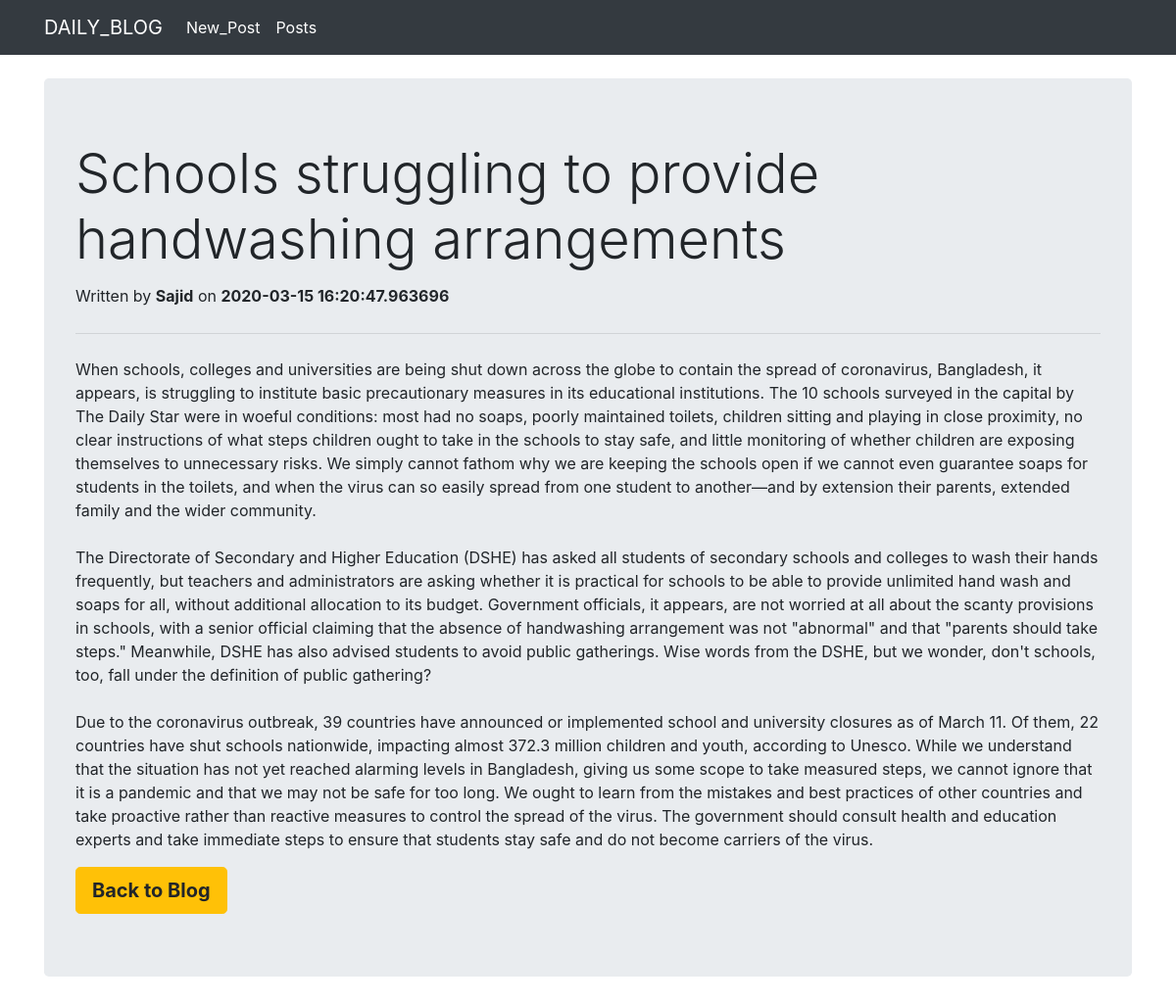
/posts/details/3, run on the app's committed database.
### app.py (models this page shows, shortened)
class BlogPost(db.Model):
    id = db.Column(db.Integer, primary_key=True)
    title = db.Column(db.String(200), nullable=False)
    content = db.Column(db.Text, nullable=False)
    author = db.Column(db.String(20), nullable=False, default='N/A')
    date_posted = db.Column(db.Integer, nullable=False, default=datetime.now)

### app.py (the view)
@app.route('/posts/details/<int:post_id>', methods=['GET'])
def details(post_id):
    detail_post = BlogPost.query.get_or_404(post_id)
    return render_template('detail.html', post=detail_post)

### templates/detail.html (shortened to what this page needs)
{% extends 'base.html' %}
{% block main_content %}
<br>
<div class="container">
    <div class="jumbotron">
        {% if post %}
        <h1 class="display-4">{{post.title}}</h1>
        <p class="lead"><small> Written by <b>{{ post.author }}</b> on <b>{{ post.date_posted }}</b></small></p>
        <hr class="my-4">
        <p style="white-space:pre-wrap;">{{post.content}}</p>
        <a class="btn btn-warning btn-lg" href="{{url_for('index')}}" role="button"><b>Back to Blog</b></a>
        {% endif %}
    </div>
{% endblock %}

### data on the page
BlogPost: title "Schools struggling to provide handwashing arrangements", author "Sajid", date_posted "2020-03-15 16:20:47.963696", content "When schools, colleges and universities are being shut down across the globe to contain the spread of coronavirus, Bangladesh, it appears, is struggling to institute basic precautionary measures in its educational institutions. The 10 schools surveyed in the capital by The Daily Star were in woeful conditions: most had no soaps, poorly maintained toilets, children sitting and playing in close proximity, no clear instructions of what steps children ought to take in the schools to stay safe, and little monitoring of whether children are exposing themselves to unnecessary risks. We simply cannot fathom why we are keeping the schools open if we cannot even guarantee soaps for students in the…"
